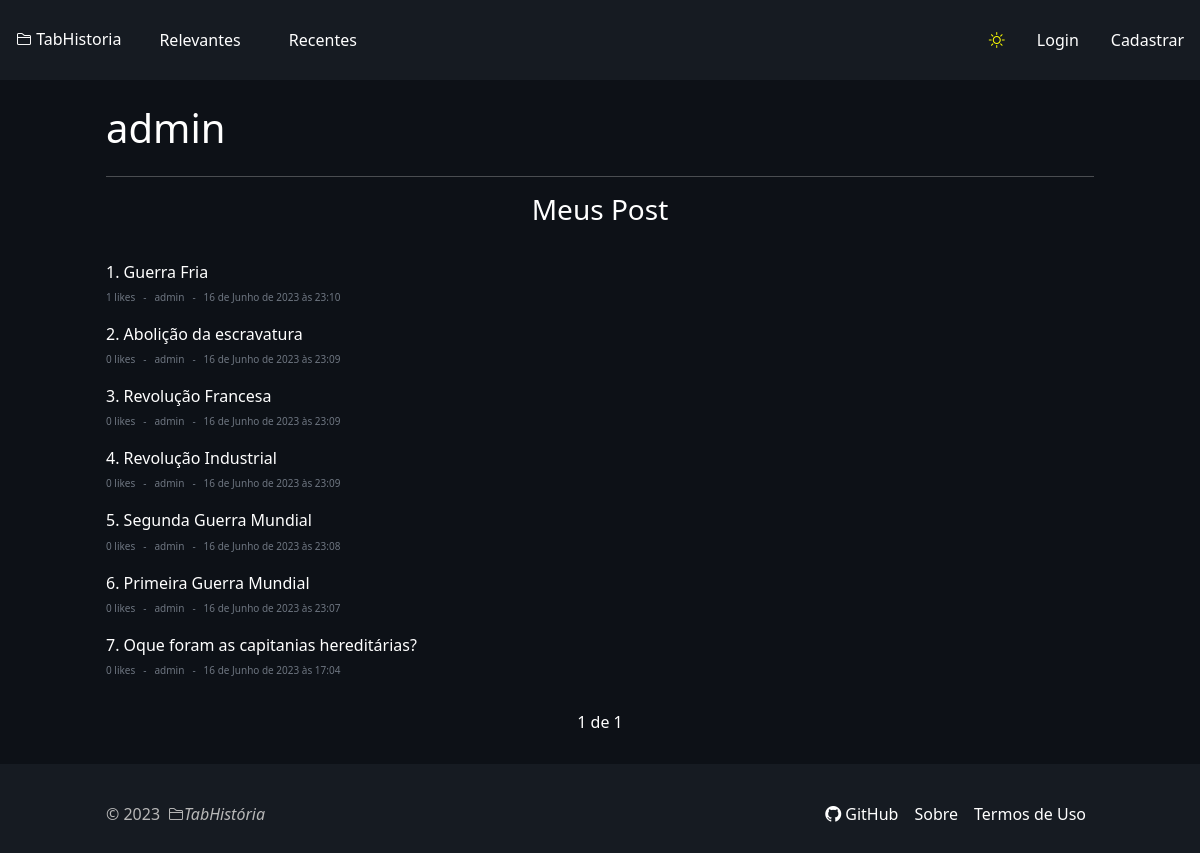
Screenshot of /client/profile/1/ with the database file from the repository.
### apps/post/models.py (models this page shows, shortened)
class Post(models.Model):
    title = models.CharField(max_length=100)
    creator = models.ForeignKey(User, on_delete=models.CASCADE)
    likes = models.IntegerField(blank=True, null=True,  default=0)
    users_liked = models.ManyToManyField(
        User, related_name='users_liked', blank=True)
    users_disliked = models.ManyToManyField(
        User, related_name='users_disliked', blank=True)
    comments = models.ManyToManyField(Comment, blank=True)
    creation_date = models.DateTimeField(auto_now_add=True)
    update_date = models.DateTimeField(auto_now=True)
    content = models.TextField()

### apps/client/views.py (the view)
# urls.py: path('profile/<int:id>/', views.profile, name='profile'),
def profile(request, id):
    if request.method == 'GET':
        client = get_object_or_404(User, id=id)
        posts = Post.objects.filter(
            creator=client.id).order_by('-creation_date')
        paginator = Paginator(posts, 10)
        page = request.GET.get('page')
        posts = paginator.get_page(page)
        counter = paginator.page_range.start + posts.number - 1
        context = {
            'client': client, 'posts': posts,
            'counter': counter, 'page_quantity': 3
        }
        return render(request, 'pages/profile.html', context=context)
    return HttpResponse("Invalid request")

### core/custom_filters.py (called while the page is built)
@register.filter
def index_post(value, page):
    if page <= 1:
        return value
    return value + (page -1) * 10

### apps/client/templates/pages/profile.html (shortened to what this page needs)
{% extends 'base.html' %}
{% load static %}
{% load custom_filters %}
{% block body %}
<main class="dark-mode" id="main">
  <section class="container text-white pt-4">
    <div class="d-flex align-items-center justify-content-between">
      <h1 >{{client.username}}</h1>
    </div>
    <hr>
    <div class="d-flex flex-column align-items-center pb-4">
      <h3>Meus Post</h3>
    </div>
    {% for post in posts %}
    <div class="d-flex justify-content-between">
      <div class="news pt-1">
        <h2 class="fs-6">{{ forloop.counter|index_post:posts.number }}. <a href="{% url 'post:post_viewer' post.id %}">{{post.title}}</a></h2>
        <div class="more d-flex align-items-center justify-content-start gap-2">
          <p>{{ post.likes }} likes</p>
          <p>-</p>
          <p>{{post.creator}}</p>
          <p>-</p>
          <p>{{post.creation_date}}</p>
        </div>
      </div>
    </div>
    {% endfor %}
      <div class="container d-flex align-items-center justify-content-center pt-3">
        <span class="current">
          {{ posts.number }} de {{ posts.paginator.num_pages }}
        </span>
      </div>
  </main>
{% endblock %}

### templates/static/css/style.css (style rules this page uses)
html, body { margin: 0; padding: 0; box-sizing: border-box; }
* { font-family: system-ui, -apple-system, BlinkMacSystemFont, 'Segoe UI', Roboto, Oxygen, Ubuntu, Cantarell, 'Open Sans', 'Helvetica Neue', sans-serif; }
.dark-mode { min-height: 73vh; padding-bottom: 30px; background-color: #0D1117; }
.text-white { color: white; }
.dark-mode .container { color: #fff; }
.container { max-width: 1012px; }
.more p { font-size: 10px; color: #6E7681; }
a { color: #fff; text-decoration: none; }
body { background-color: #161B22; }

### rows the page displays
Post: title "Guerra Fria", likes "1", creator "admin", creation_date "16 de Junho de 2023 às 23:10"
Post: title "Abolição da escravatura", likes "0", creator "admin", creation_date "16 de Junho de 2023 às 23:09"
Post: title "Revolução Francesa", likes "0", creator "admin", creation_date "16 de Junho de 2023 às 23:09"
Post: title "Revolução Industrial", likes "0", creator "admin", creation_date "16 de Junho de 2023 às 23:09"
Post: title "Segunda Guerra Mundial", likes "0", creator "admin", creation_date "16 de Junho de 2023 às 23:08"
Post: title "Primeira Guerra Mundial", likes "0", creator "admin", creation_date "16 de Junho de 2023 às 23:07"
Post: title "Oque foram as capitanias hereditárias?", likes "0", creator "admin", creation_date "16 de Junho de 2023 às 17:04"

### other values shown
{{ client.username }} "admin"
{{ posts.number }} "1"
{{ posts.paginator.num_pages }} "1"
